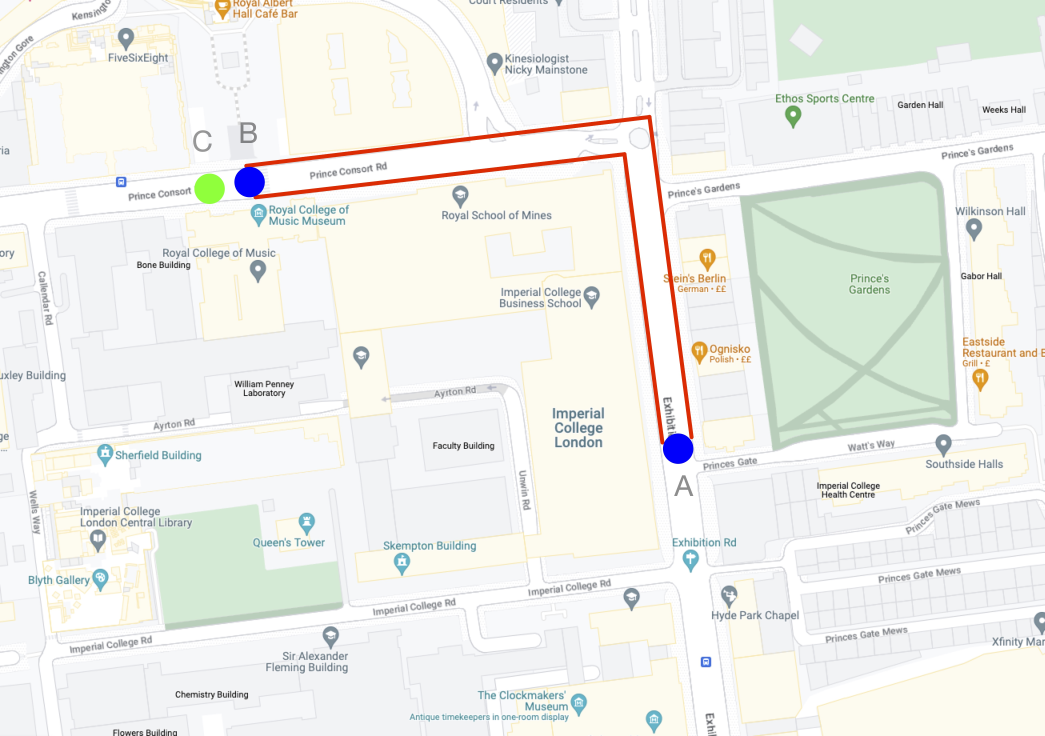
#> input picture CWMap.jpg, 5224 x 3680 px (shown at 1/5 size)
$ jupyter execute --allow-errors identify_map.ipynb   (shell and % lines are left out)
#> lines starting #> are read from the running program, lines starting #| are printed output that depends on the picture; after the words box and inside, x2 and y2 are one past the last pixel; in counts of white or black regions, pixels touching at a corner belong together
### tools_cv.py
# -*- coding: utf-8 -*-
# @File    : tools_cv.py
# @Time    : 10/03/2023
# @Author  : Fanyi Sun
# @Github  : https://github.com/sunfanyi
# @Software: PyCharm

import cv2
import numpy as np
import matplotlib.pyplot as plt


def extract_color(img, color):
    # Convert to HSV
    hsv = cv2.cvtColor(img, cv2.COLOR_RGB2HSV)

    if color == 'R':
        lower_red = np.array([0, 210, 50])
        upper_red = np.array([15, 255, 255])
        mask1 = cv2.inRange(hsv, lower_red, upper_red)

        lower_red = np.array([165, 210, 50])
        upper_red = np.array([180, 255, 255])
        mask2 = cv2.inRange(hsv, lower_red, upper_red)

        mask = mask1 + mask2
    else:
        if color == 'G':
            a = 45
            b = 75
        elif color == 'B':
            a = 90
            b = 120
        else:
            raise ValueError('Color not identified')
        lower = np.array([a, 180, 50])
        upper = np.array([b, 255, 255])
        mask = cv2.inRange(hsv, lower, upper)

    # apply opening to remove noise
    kernel = np.ones((5, 5), np.uint8)
    mask = cv2.morphologyEx(mask, cv2.MORPH_OPEN, kernel)

    # Apply the mask to the original image
    result = img.copy()
    result[mask == 0, :] = [0, 0, 0]
    return result, mask.astype(bool)


# [10 lines left out: function mask2xy, not called in this run]


def show_img(image, title=None):
    image = image.astype(np.uint8)

    plt.imshow(image)
    # plt.axis('off')
    if title is not None:
        plt.title(title)

    plt.show()


# [12 lines left out: function plot_hist, not called in this run]

### identify_map.ipynb
[cell 1]
# import sys
import numpy as np
import cv2
import matplotlib.pyplot as plt

# sys.path.append('../')
from tools_cv import *

[cell 2]
img = cv2.imread('CWMap.jpg')  # BGR
#> img is the input picture: shape (3680, 5224, 3); mean B, G, R 235.9, 240.4, 239.2
show_img(img)

[cell 3]
img_R = extract_color(img, 'R')
#> in extract_color, `hsv = cv2.cvtColor(img, cv2.COLOR_RGB2HSV)`: hsv: shape (3680, 5224, 3); mean H, S, V 37.4, 12.1, 244.2
#> in extract_color, `mask1 = cv2.inRange(hsv, lower_red, upper_red)`:
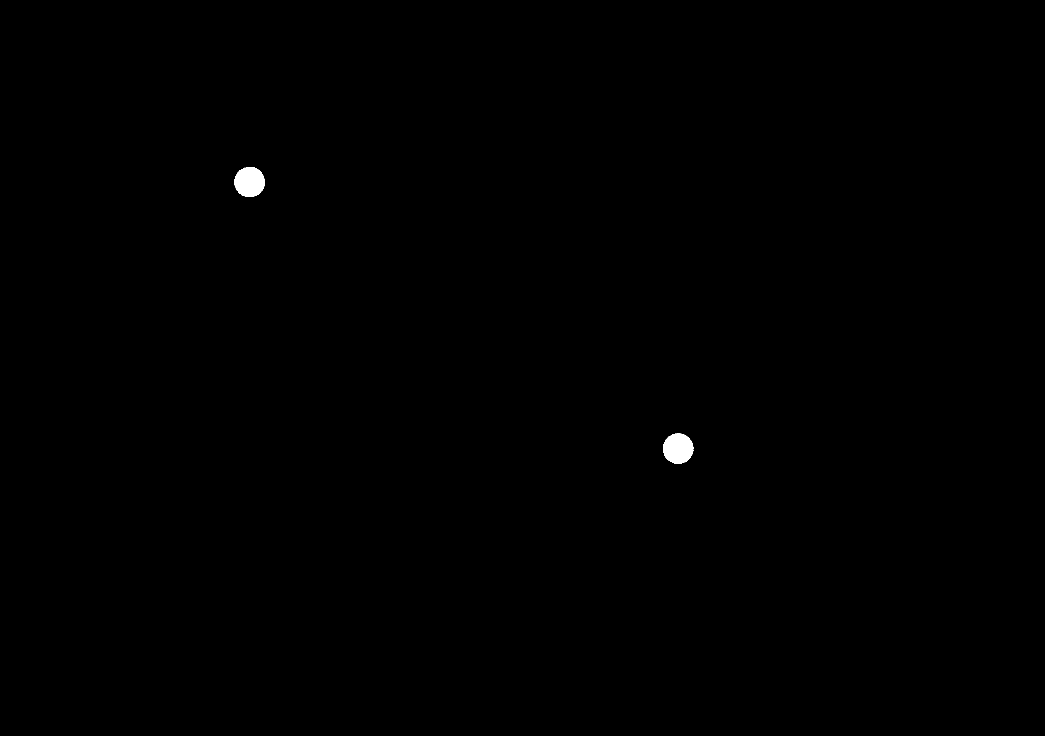
#> mask1: shape (3680, 5224) (shown at 1/5 size); 0.18% white; 5 white regions (3 under 20 px), largest, box (x1, y1, x2, y2) and area: (3315, 2168, 3466, 2319) 17593, (1172, 837, 1324, 985) 17483
#> in extract_color, `mask2 = cv2.inRange(hsv, lower_red, upper_red)`:
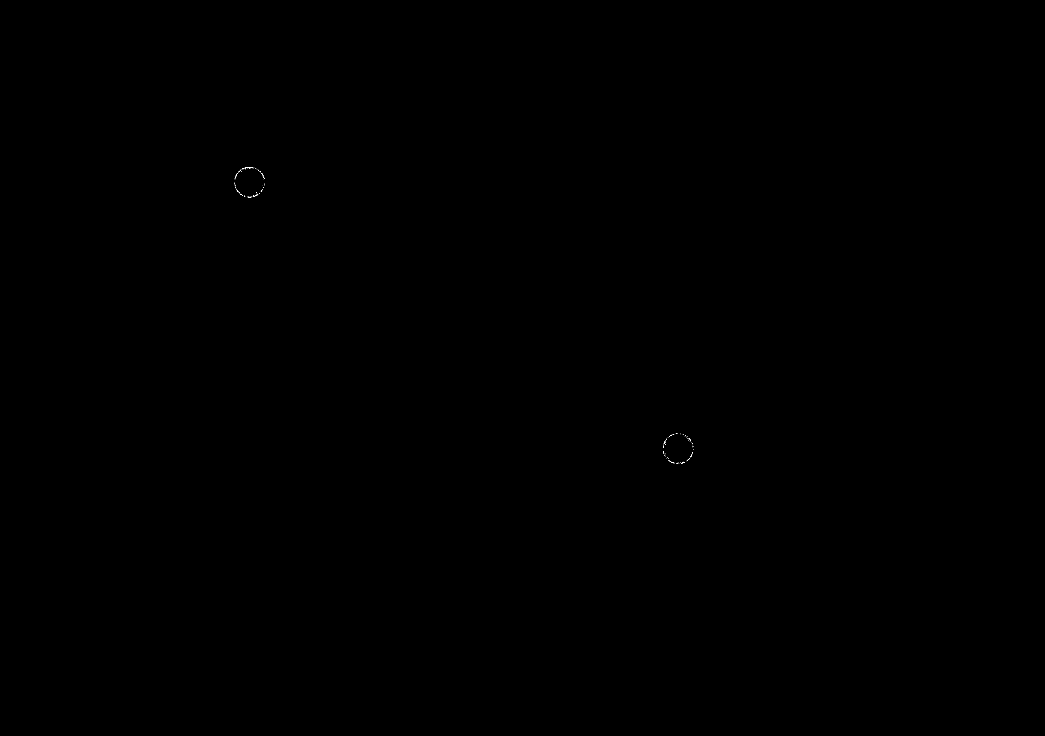
#> mask2: shape (3680, 5224) (shown at 1/5 size); 0% white in thin lines or dots, all inside (x1, y1, x2, y2) = (1172, 835, 3466, 2319)
#> in extract_color, `mask = mask1 + mask2`: mask: shape (3680, 5224); 0.19% white; 2 white regions, box (x1, y1, x2, y2) and area: (1172, 835, 1324, 986) 17978, (3315, 2168, 3466, 2319) 17973
img_G = extract_color(img, 'G')
#> call 2 of extract_color, with color = 'G'
#> in extract_color (call 2), `mask = cv2.inRange(hsv, lower, upper)`:
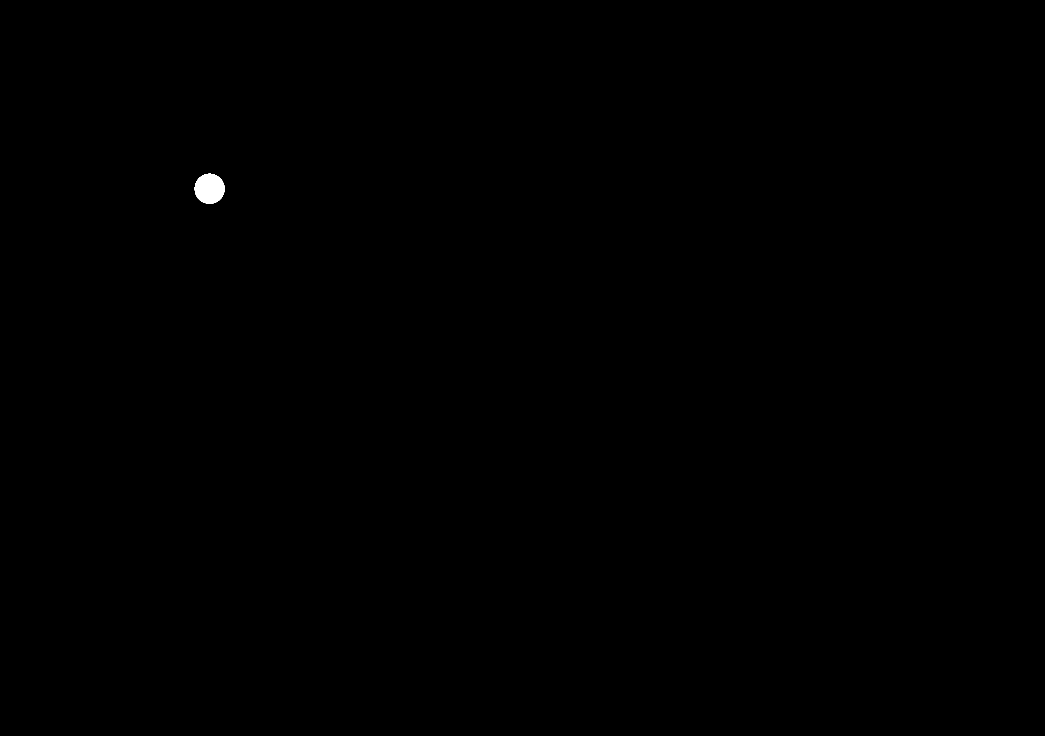
#> mask: shape (3680, 5224) (shown at 1/5 size); 0.09% white; 1 white region, box (x1, y1, x2, y2) and area: (973, 869, 1123, 1019) 17487
img_B = extract_color(img, 'B')
#> call 3 of extract_color, with color = 'B'
#> in extract_color (call 3), `mask = cv2.inRange(hsv, lower, upper)`:
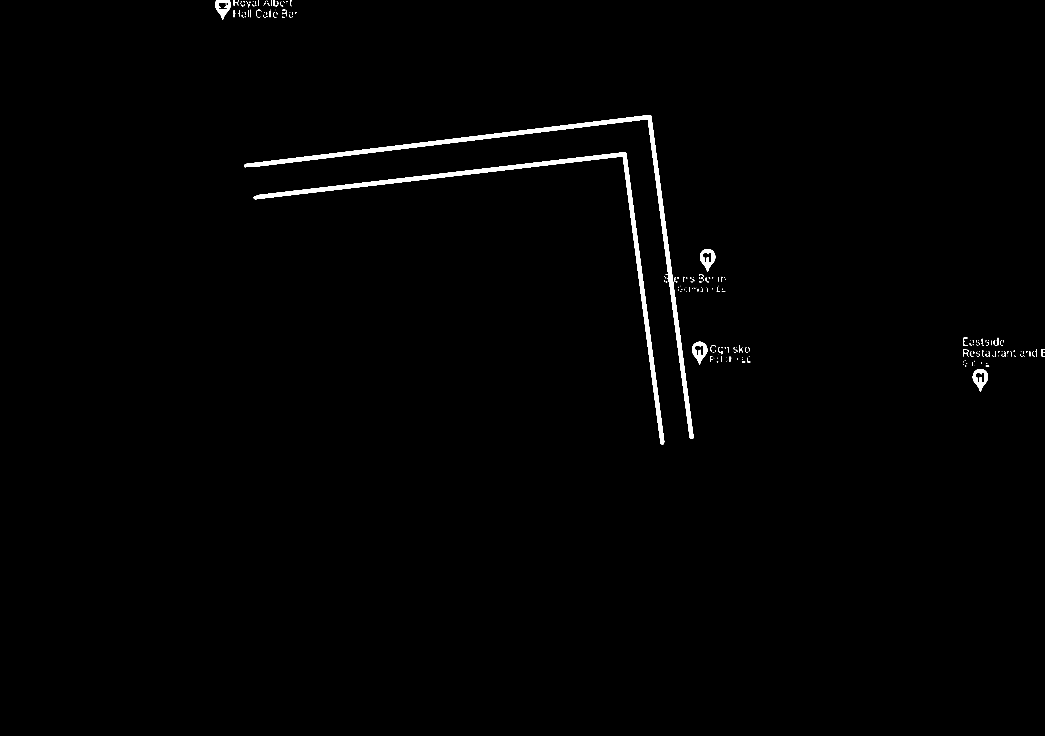
#> mask: shape (3680, 5224) (shown at 1/5 size); 0.81% white; 293 white regions (183 under 20 px), largest, box (x1, y1, x2, y2) and area: (1222, 575, 3468, 2195) 70641, (1268, 761, 3321, 2222) 64240, (4864, 1845, 4940, 1958) 3986
#> in extract_color (call 3), `mask = cv2.morphologyEx(mask, cv2.MORPH_OPEN, kernel)`:
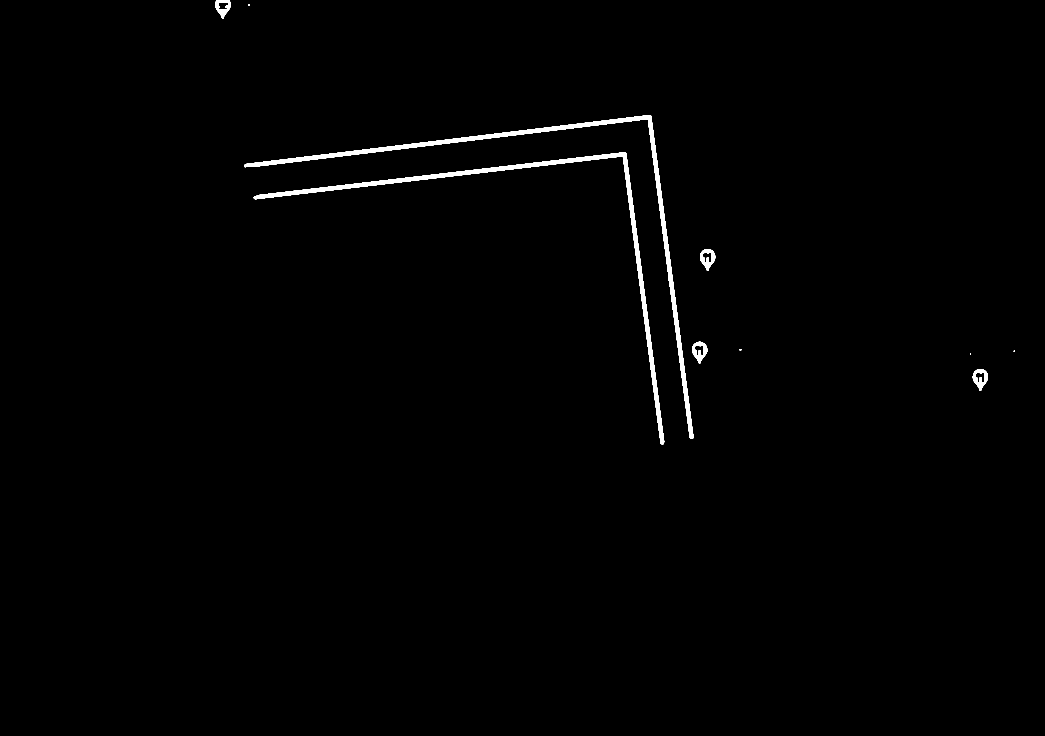
#> mask: shape (3680, 5224) (shown at 1/5 size); 0.78% white; 10 white regions, largest, box (x1, y1, x2, y2) and area: (1222, 575, 3467, 2195) 70626, (1269, 761, 3321, 2222) 64236, (4864, 1845, 4940, 1953) 3956

#> (a cell that did not finish here is left out)

[cell 5]
mask = img_R
#> (the rest of this cell did not finish here and is left out)

[cell 6]
import numpy as np
import matplotlib.pyplot as plt
import matplotlib.animation as animation

# Load the map image and extract the coordinates of the markers and path
map_image = plt.imread('CWMap.jpg')
marker_a = np.array([100, 100])  # example coordinates, replace with actual values
marker_b = np.array([400, 400])
marker_c = np.array([600, 200])
path_coords = np.array([[150, 150], [250, 250], [350, 150], [450, 350]])  # example coordinates, replace with actual values

# Define the initial state of the car
car_pos = marker_a
car_heading = 0.0
wheel_velocities = np.array([0.0, 0.0])  # example velocities, replace with actual values

# Define the update function for the animation
def update(frame, ax):
    # Update the state of the car based on its current position and the desired path
    # Use a feedback control system to adjust the velocities of the wheels to follow the path while avoiding obstacles
    # Update the car_pos, car_heading, and wheel_velocities variables

    # Draw the current state of the car and the path on the map image
    print(frame)
#     ax.clear()
    draw_car(ax, car_pos, car_heading)
    draw_path(ax, path_coords)

# Define a function to draw the car on the map
def draw_car(ax, pos, heading):
    # Draw a rectangle for the body of the car
    # Draw lines for the wheels
    # Rotate the car by the heading angle
    pass

# Define a function to draw the path on the map
def draw_path(ax, coords):
    # Draw lines connecting the coordinates of the path
    ax.plot(coords[:, 0]+np.random.randint(3000), coords[:, 1]+np.random.randint(3000), 'r--')

# Create the animation
fig, ax = plt.subplots()
#> (the rest of this cell did not finish here and is left out)
